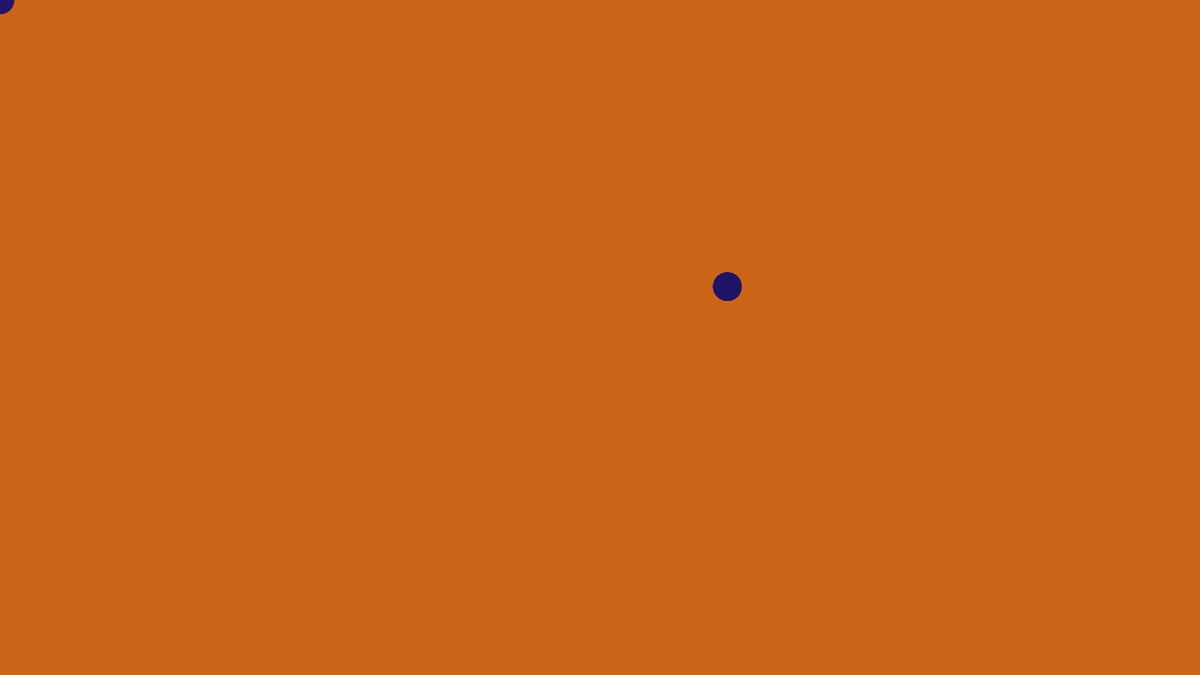
Frame 1 (no input)
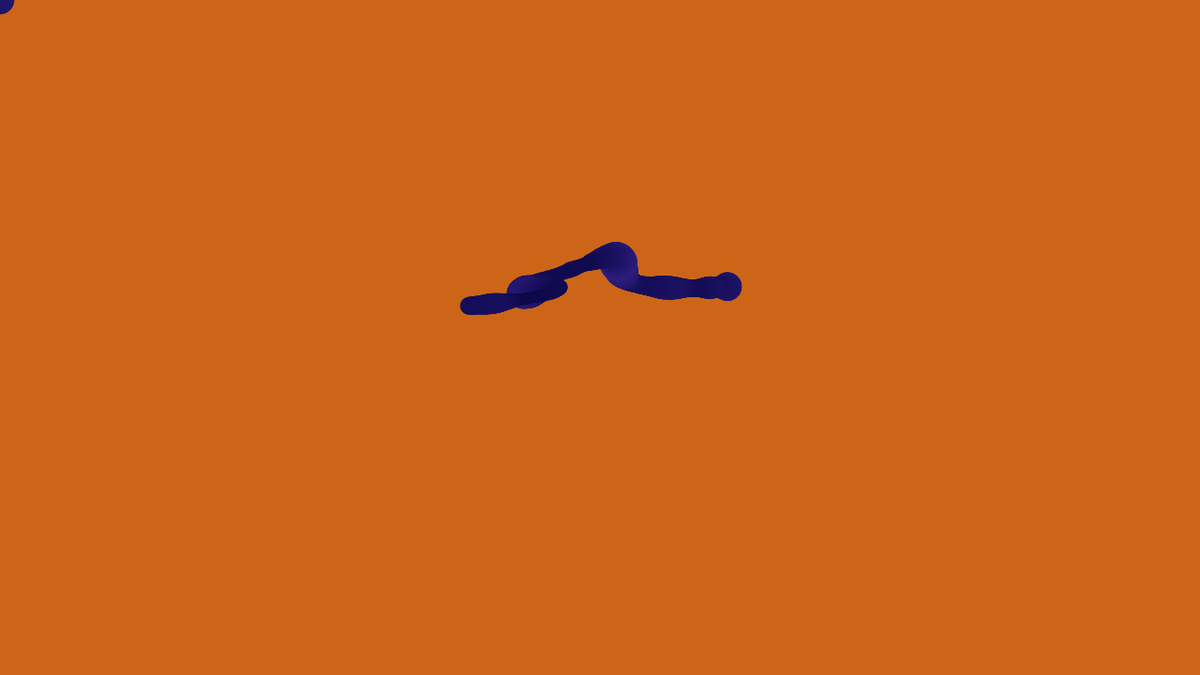
Frame 60 (the mouse pressed at the canvas centre just before this capture)
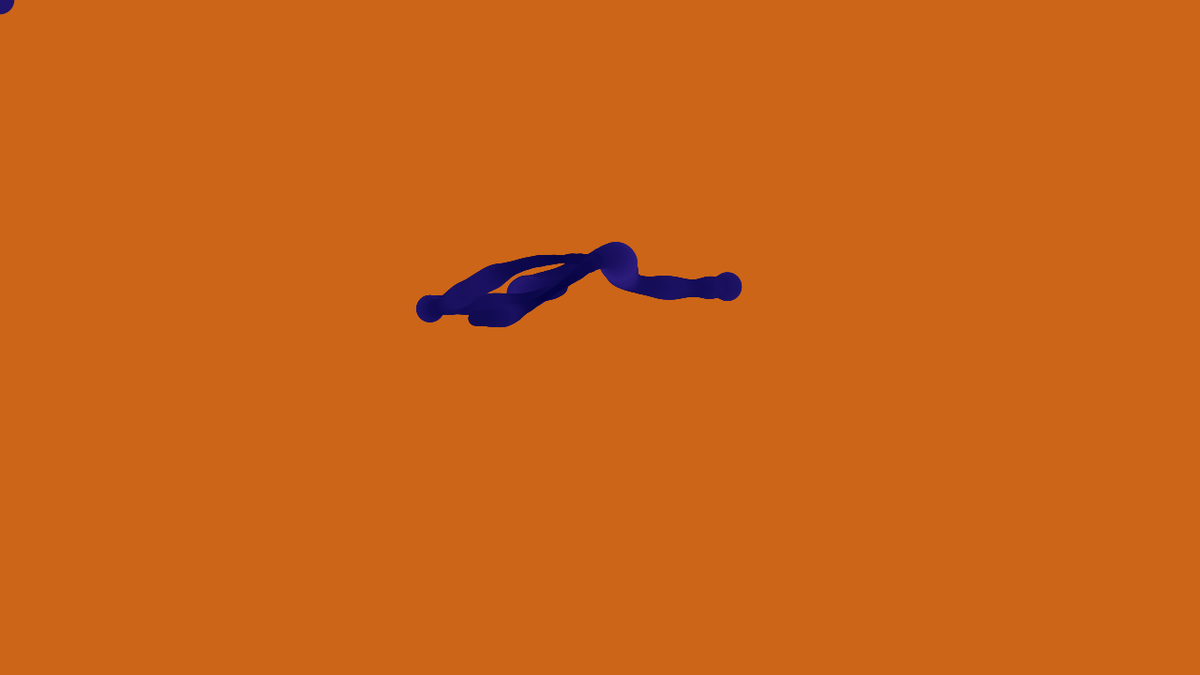
Frame 120 (the mouse held since frame 60 and released just before this capture)

The Processing sketch that drew these frames (run headless with seeded random() and noise(); from frame 60 on, the mouse is pressed at the canvas centre):

// Processing sketch: Peril_Walker
// ── Peril_Walker.pde
//Peril Walker

//Declaracion de objeto
walker w;
void setup(){
//Tamaño de sketch
size(1280,720);
//Inicializacion de objeto
w = new walker();
//Color del fondo
background(204,101,23);
}


void draw(){
  //Llamada de funciones
  for(int i = 0; i < 10; i++){
    w.display();
    w.step();
  }
}

// ── walker.pde
//Clase
class walker{
  //Declaracion de variables
  float x,y,tx,ty,scl;
  //Constructor
  walker(){
  //Inicializacion de variables
  tx = 0;
  ty = 100;
  scl = 0;
  }
  //Metodo
  void step(){
  //Instruccion a ejecutar
  x = map(noise(tx),0,1,0,width);
  y = map(noise(ty),0,1,0,height);
  tx+=0.001;
  ty+=0.001;
  //Limitar los valores de 0 a 1280-1 = 1279.
  x = constrain(x,0,width-1);
  y = constrain(y,0,height-1);
  }
  
  void display(){
  //Tamaño del circulo vinculado con el valor de scl
  float size = map(noise(scl),0,1,1,50);
  //Color del relleno de la forma
  fill(map(noise(scl),0,1,0,56),map(noise(scl),0,1,0,36),map(noise(scl),0,1,55,142));
  //Sin contorno
  noStroke();
  //Forma
  ellipse(x,y,size,size);
  //Aumento de variable
  scl+=0.01;
  }
}
